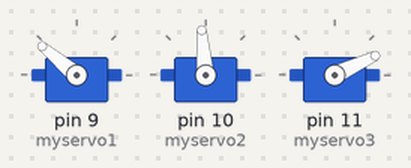
Simulated run of this sketch. Board: Arduino Uno, built with avr-gcc and run on an emulated ATmega328P. Parts: 3 × servo.

Above: at 0.05 s.
At 2.75 s:
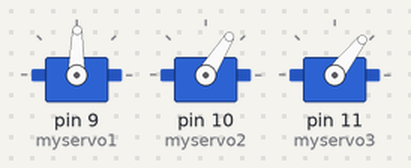
At 5.55 s:
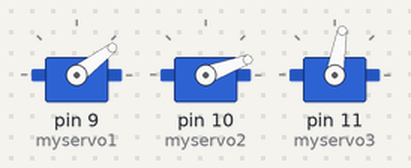
At 11.15 s:
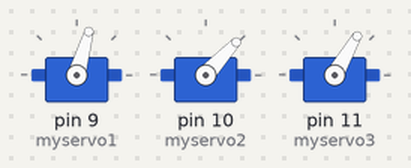
At 16.65 s:
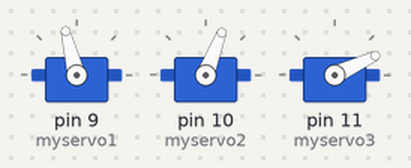
At 22.25 s:
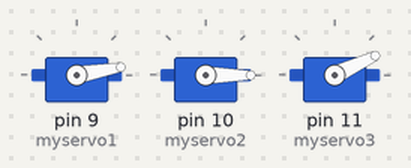
Timing chart, 0 to 29.1 s (numbered marks = the images above):
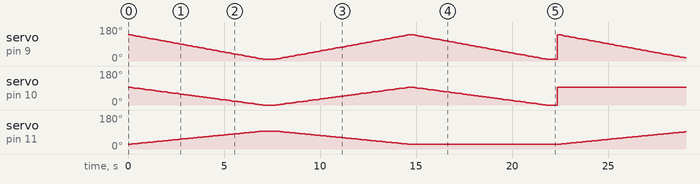

The sketch:

RobotArm.ino
```cpp
#include <Servo.h>

Servo myservo1;
Servo myservo2;
Servo myservo3;
int i=0;

//int button_pin = 2;
//int led_pin=13;
//int button_state ;
//int lastbutton_state;
//int count =0;
//boolean state = false;

double posThumb = 0;
double posFore = 0;
double posLittle = 0;

void setup()
{
  //pinMode(button_pin, INPUT);
  //pinMode(led_pin,OUTPUT);
  myservo1.attach(9);
  myservo2.attach(10);
  myservo3.attach(11);
  Serial.begin(9600);
  }

void DemoAll(){
  for(posThumb=140, posFore=95, posLittle=25; posThumb>=10, posFore>=0, posLittle<=95; posThumb-=1.857142857, posFore-=1.357142857, posLittle+=1.0){
     myservo1.write(posThumb);
     myservo2.write(posFore);
     myservo3.write(posLittle);
     delay(100);
  }
  delay(500);
  for(posThumb=10, posFore=0, posLittle=95; posThumb<=140, posFore<=95, posLittle>=25; posThumb+=1.857142857, posFore+=1.357142857, posLittle-=1.0){
    myservo1.write(posThumb);
    myservo2.write(posFore);
    myservo3.write(posLittle);
    delay(100);
  }
}

void DemoThumbForeFinger(){
  for(posThumb=140, posFore=95; posThumb>=10, posFore>=0; posThumb-=1.857142857, posFore-=1.357142857){
     myservo1.write(posThumb);
     myservo2.write(posFore);
     myservo3.write(25);
     delay(100);
  }
    delay(500);
  for(posThumb=10, posFore=0; posThumb>=140, posFore>=95; posThumb-=1.857142857, posFore-=1.357142857){
     myservo1.write(posThumb);
     myservo2.write(posFore);
     myservo3.write(25);
     delay(100);
  }
}

void DemoThumbLittleFinger(){
  for(posThumb=140, posLittle=25; posThumb>=10, posLittle<=95; posThumb-=1.857142857, posLittle+=1.0){
     myservo1.write(posThumb);
     myservo2.write(95);
     myservo3.write(posLittle);
     delay(100);
  }
  delay(500);
  for(posThumb=10, posLittle=95; posThumb<=140, posLittle>=25; posThumb+=1.857142857, posLittle-=1.0){
    myservo1.write(posThumb);
    myservo2.write(95);
    myservo3.write(posLittle);
    delay(100);
  }
}

void DemoForeLittleFinger(){
  for(posFore=95, posLittle=25; posFore>=0, posLittle<=95; posFore-=1.357142857, posLittle+=1.0){
     myservo1.write(140);
     myservo2.write(posFore);
     myservo3.write(posLittle);
     delay(100);
  }
  delay(500);
  for(posFore=0, posLittle=95; posFore<=95, posLittle>=25; posFore+=1.357142857, posLittle-=1.0){
    myservo1.write(140);
    myservo2.write(posFore);
    myservo3.write(posLittle);
    delay(100);
  }
}

void DemoThumb(){
 for(posFore = 10; posFore <= 140; posFore +=1.857142857){
   myservo2.write(posFore);
   delay(10);
 }
 for(posFore = 140; posFore>=10; posFore-=1.857142857){
   myservo2.write(posFore);
   delay(10);
 }
}

void DemoForeFinger(){
 for(posFore = 0; posFore <= 95; posFore+=1.357142857){
   myservo2.write(posFore);
   delay(10);
 }
 for(posFore = 95; posFore>=0; posFore-=1.357142857){
   myservo2.write(posFore);
   delay(10);
 }
}

void DemoLittleFinger(){
 for(posLittle = 30; posLittle <= 95; posLittle +=1){
   myservo3.write(posLittle);
   delay(10);
 }
 for(posLittle = 95; posLittle>=30; posLittle-=1){
   myservo3.write(posLittle);
   delay(10);
 }
}


void loop(){
DemoAll();
DemoThumbForeFinger();
DemoThumbLittleFinger();
DemoForeLittleFinger();
}
```
